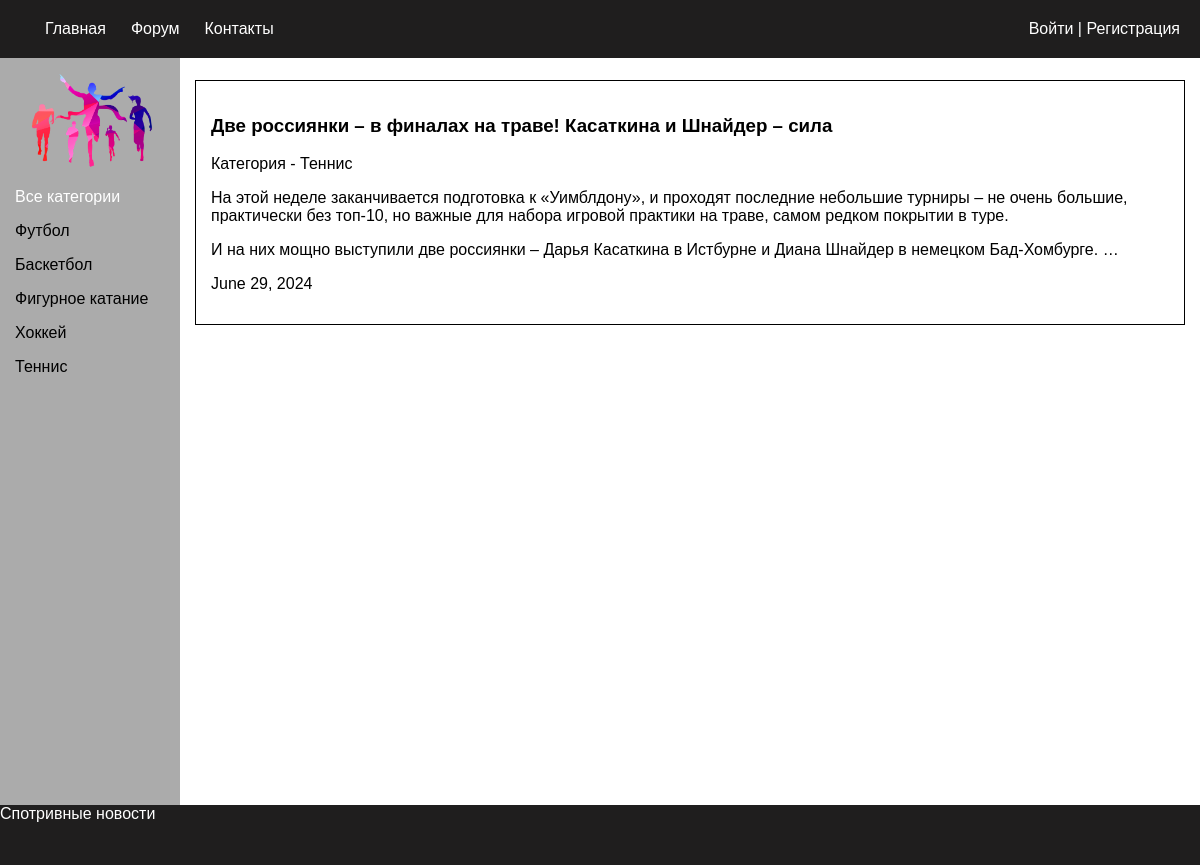
The page / on the database its author committed.
### news/models.py (models this page shows, shortened)
class Categories(models.Model):
    title = models.CharField(max_length=255)
    slug = models.SlugField(max_length=250)
    def __str__(self):
        return self.title
    def get_absolute_url(self):
        return reverse('category', kwargs={'cat_slug': self.slug})

class Article(models.Model):
    title = models.CharField(max_length=255, unique=True)
    text = models.TextField()
    image = models.ImageField(blank=True)
    date = models.DateField(auto_now_add=True)
    slug = models.SlugField(max_length=50, unique=True)
    author = models.ForeignKey(User, on_delete=models.CASCADE, null=True)
    category = models.ForeignKey('Categories', on_delete=models.CASCADE, null=True)
    def get_absolute_url(self):
        return reverse('post', kwargs={'post_pk': self.pk})

### news/views.py (the view)
# urls.py: path('', index, name='main'),
def index(request):
    posts = Article.objects.all()
    cats = Categories.objects.all()
    cat_selected = None
    return render(request, 'news/index.html', {'posts': posts, 'headers': headers, 'categories': cats, 'cat_selected': cat_selected})

### news/templates/news/index.html (shortened to what this page needs)
{% extends 'news/base.html' %}
{% load static %}
{% block head %}
<link rel="stylesheet" href="{% static 'css/main.css' %}">
{% endblock %}
{% block body %}
<div class="selection">
    <div class="selection-in">
        {% for post in posts %}
            <a class="link-post" href="{{ post.get_absolute_url }}">
                <div class="post">
                    <div class="post-text">
                        <h3>{{ post.title }}</h3>
                        <p>Категория - {{ post.category }}</p>
                        <p>{{ post.text | linebreaks | truncatewords:50 }}</p>
                        <p>{{ post.date }}</p>
                    </div>
                </div>
            </a>
        {% endfor %}
    </div>
</div>
{% endblock %}

### news/templates/news/base.html (shortened to what this page needs)
<!DOCTYPE html>
<html lang="en">
<head>
    {% block head %}
    {% endblock %}
</head>
<body>
    <ul class="navigation-top">
        <div class="nav-top-left">
            {% for header in headers %}
            <li><a href="{% url header.url_name %}">{{ header.title }}</a></li>
            {% endfor %}
        </div>
        <div class="nav-top-right">
            {% if request.user.is_authenticated %}
            <li><a href="{% url 'self_user_profile' %}">{{ request.user.username }}</a> |
                <a href="{% url 'logout' %}">Выйти</a>
            </li>
            {% else %}
            <li>
                <a href="{% url 'login' %}">Войти</a> |
                <a href="{% url 'register' %}">Регистрация</a>
            </li>
            {% endif %}
        </div>
    </ul>
    <div class="page">
        <div class="navigation">
            <div class="navigation-in">
                <div class="box-nav">
                    <a class="main-logo" href="{% url 'main' %}">
                        <img src="/static/images/sport.png" alt="site-logo">
                    </a>
                    {% if cat_selected == None %}
                        <p class="cat-selected">Все категории</p>
                    {% else %}
                    <a class="category-text" href="{% url 'main' %}">Все категории</a>
                    {% endif %}
                    {% for cat in categories %}
                        {% if cat.slug == cat_selected %}
                            <p class="cat-selected">{{ cat.title }}</p>
                        {% else %}
                            <a class="category-text" href="{{ cat.get_absolute_url }}"><p>{{ cat.title }}</p></a>
                        {% endif %}
                    {% endfor %}
                </div>
            </div>
        </div>
        {% block body %}
        {% endblock %}
    </div>
    <footer>Спотривные новости</footer>
</body>
</html>

### news/static/css/main.css (style rules this page uses)
* { box-sizing: border-box; }
body { margin: 0px; padding: 0px; font-family:'Lucida Sans', 'Lucida Sans Regular', 'Lucida Grande', 'Lucida Sans Unicode', Geneva, Verdana, sans-serif }
.page { display: flex; position: relative; }
.navigation-top { top: 0; right: 0; left: 0; z-index: 100; margin: 0px; background-color: rgb(31, 30, 30); padding: 20px; display: flex; justify-content: space-between; list-style-type: none; position: fixed; width: 100%; }
.nav-top-left { display: flex; }
.nav-top-right { color: white; }
.navigation-top a { color: white; text-decoration: none; }
.nav-top-left a { margin-left: 25px; }
.navigation { padding-top: 63px; position: fixed; height: 100%; width: 15%; background-color: rgb(171, 171, 171); display: flex; flex-direction: column; }
.box-nav { margin-left: 15px; }
.box-nav a { display: inline; text-decoration: none; }
.selection { position: absolute; right: 0; top: 65px; width: 85vw; height: 100vh; }
.selection-in { margin-bottom: 80px; }
.post { margin-left: 30px; border-style: solid; border-width: 0.3px; margin: 15px; padding: 15px; color: black; }
.link-post { text-decoration: none; }
.main-logo img { width: 95%; }
.category-text { color: black; }
.cat-selected { color: white; }
.post { display: flex; }
footer { background-color: rgb(31, 30, 30); color: white; position:fixed; left:0px; bottom:0px; height:60px; width:100%; }

### rows shown on the page
Categories: title "Футбол"
Categories: title "Баскетбол"
Categories: title "Фигурное катание"
Categories: title "Хоккей"
Categories: title "Теннис"
Article: title "Две россиянки – в финалах на траве! Касаткина и Шнайдер – сила", category "Теннис", text "На этой неделе заканчивается подготовка к «Уимблдону», и проходят последние небольшие турниры – не очень большие, практически без топ-10, но важные для набора игровой практики на траве, самом редком покрытии в туре. И на них мощно выступили две россиянки – Дарья Касаткина в Истбурне и Диана Шнайдер в немецком Бад-Хомбурге. …", date "June 29, 2024"

### other values the page prints
{{ header.title }} "Главная" "Форум" "Контакты"
